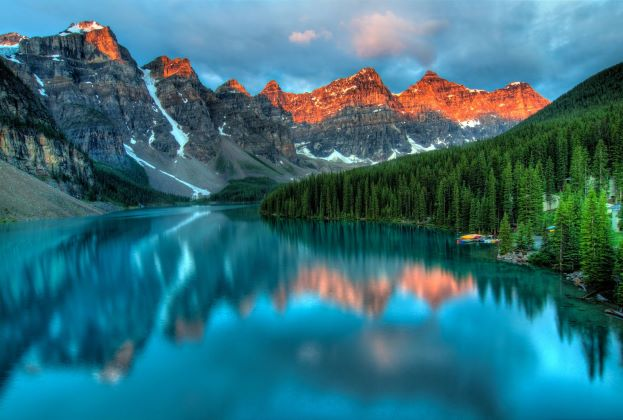
#> input picture Photos/nature.jpg, 623 x 420 px
$ python 'Color channels.py'
#> lines starting #> are read from the running program, lines starting #| are printed output that depends on the picture
'''
Open-cv allows us to split the image into separate channels.
In this we will split the image into 3 channels.
'''

import cv2 as cv
import numpy as np

img = cv.imread("./Photos/nature.jpg")
#> img is the input picture: shape (420, 623, 3); mean B, G, R 122.6, 110.9, 52.2
cv.imshow('Nature', img)

blank = np.zeros(img.shape[:2], dtype='uint8')

b, g, r = cv.split(img)
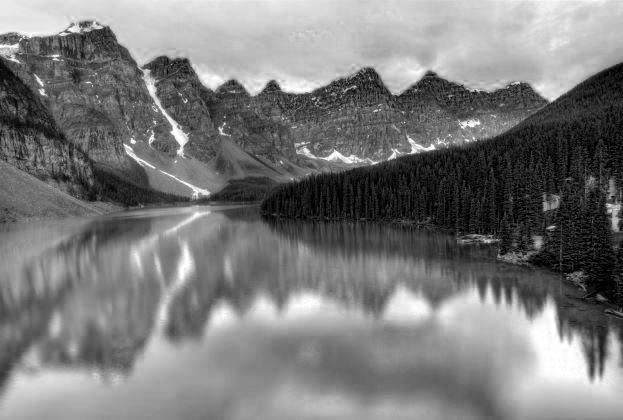
#> b: shape (420, 623); min 0, max 255, mean 122.6
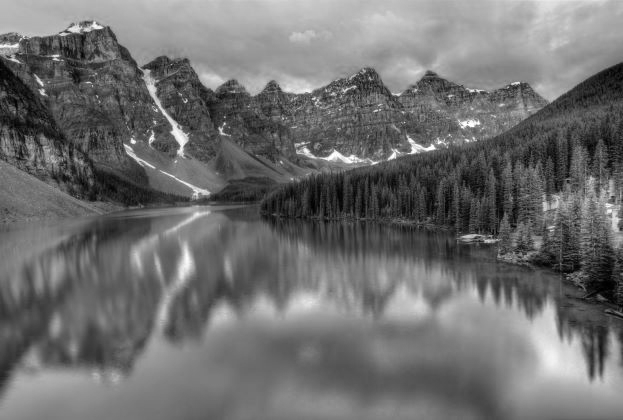
#> g: shape (420, 623); min 0, max 255, mean 110.9
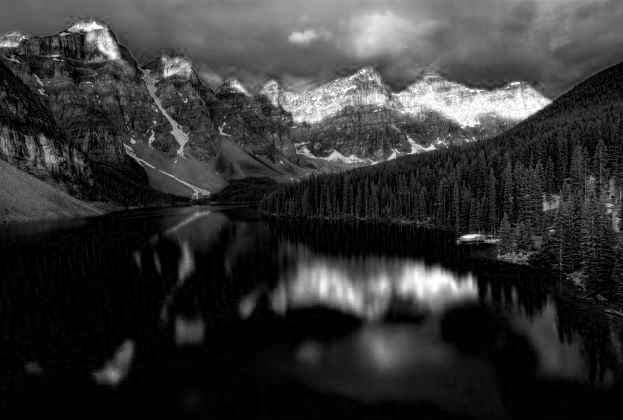
#> r: shape (420, 623); min 0, max 255, mean 52.2

blue = cv.merge([b, blank, blank])
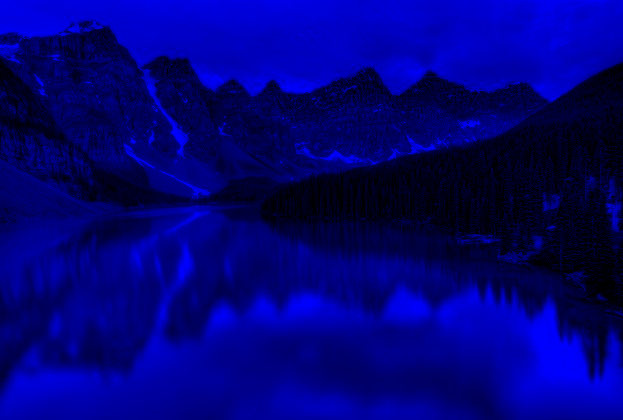
#> blue: shape (420, 623, 3); mean of channels 0, 1, 2 122.6, 0, 0; drawn as B, G, R
green = cv.merge([blank, g, blank])
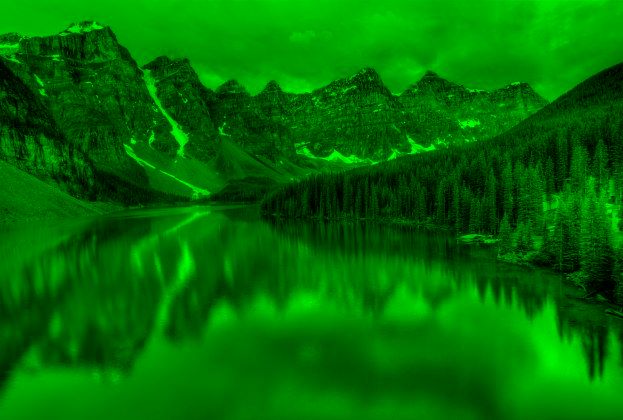
#> green: shape (420, 623, 3); mean of channels 0, 1, 2 0, 110.9, 0; drawn as B, G, R
red = cv.merge([blank, blank, r])
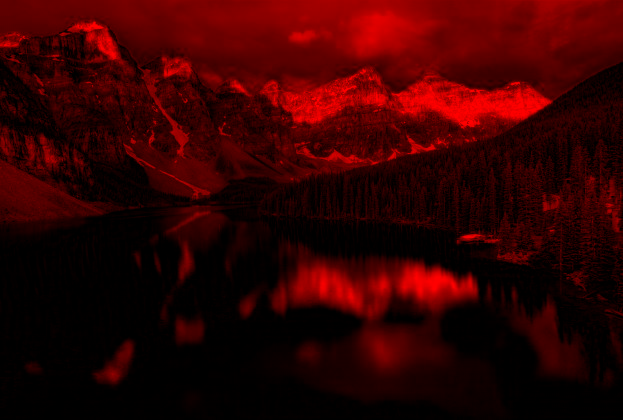
#> red: shape (420, 623, 3); mean of channels 0, 1, 2 0, 0, 52.2; drawn as B, G, R

cv.imshow('Blue', blue)
cv.imshow('Green', green)
cv.imshow('Red', red)

# cv.imshow('Blue', b)
# cv.imshow('Green', g)
# cv.imshow('Red', r)

print(img.shape)
#| (420, 623, 3)
print(b.shape)
#| (420, 623)
print(g.shape)
#| (420, 623)
print(r.shape)
#| (420, 623)

merged = cv.merge([b, g, r])
cv.imshow('Merged', merged)

cv.waitKey(0)

$ run again, with Photos/Cat.jpg copied over Photos/nature.jpg
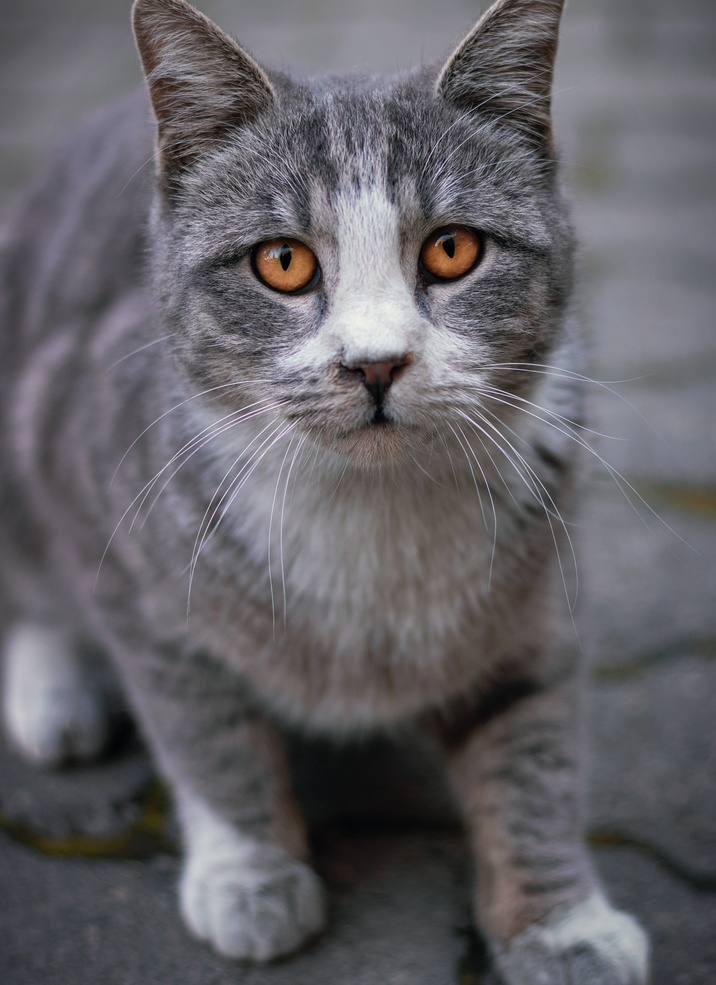
#> input picture Photos/Cat.jpg, 716 x 985 px, shrunk from 3568 x 4909 before the run
#> img is the input picture: shape (985, 716, 3); mean B, G, R 102, 97.3, 99.3
#> `green = cv.merge([blank, g, blank])`:
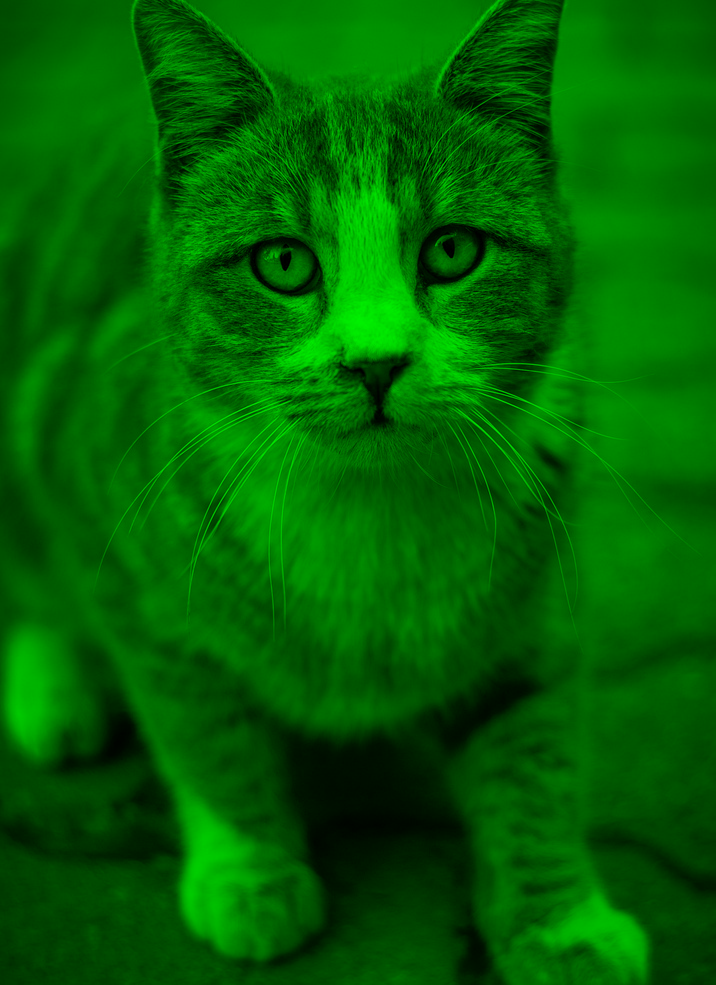
#> green: shape (985, 716, 3); mean of channels 0, 1, 2 0, 97.3, 0; drawn as B, G, R
#> `red = cv.merge([blank, blank, r])`:
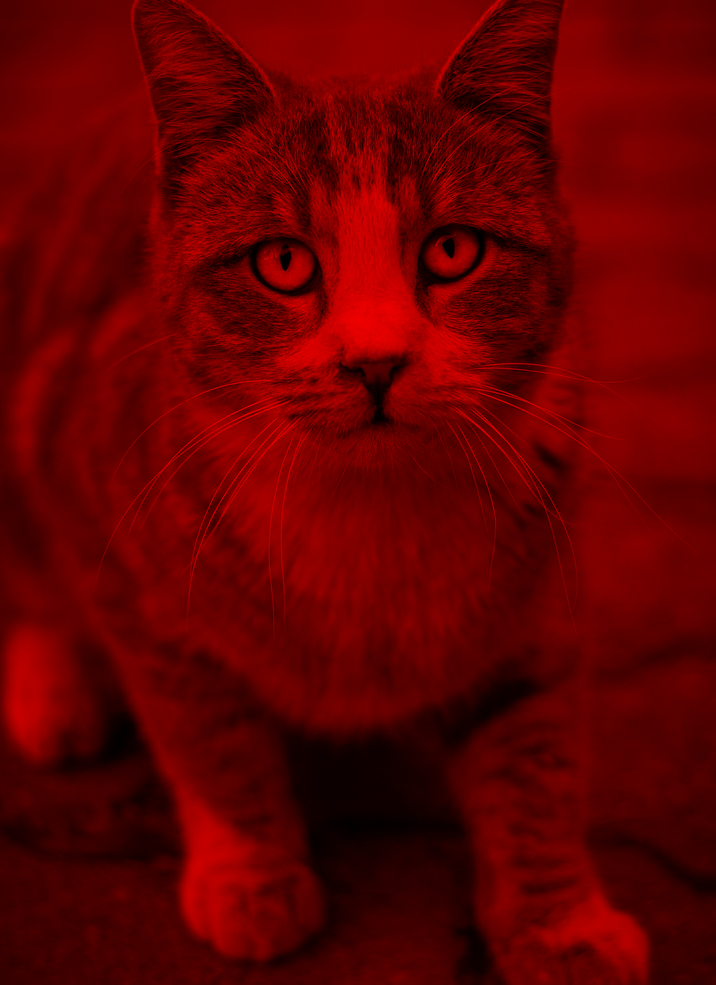
#> red: shape (985, 716, 3); mean of channels 0, 1, 2 0, 0, 99.3; drawn as B, G, R
#| (985, 716, 3)
#| (985, 716)
#| (985, 716)
#| (985, 716)

$ run again, with Photos/Dog.jpg copied over Photos/nature.jpg
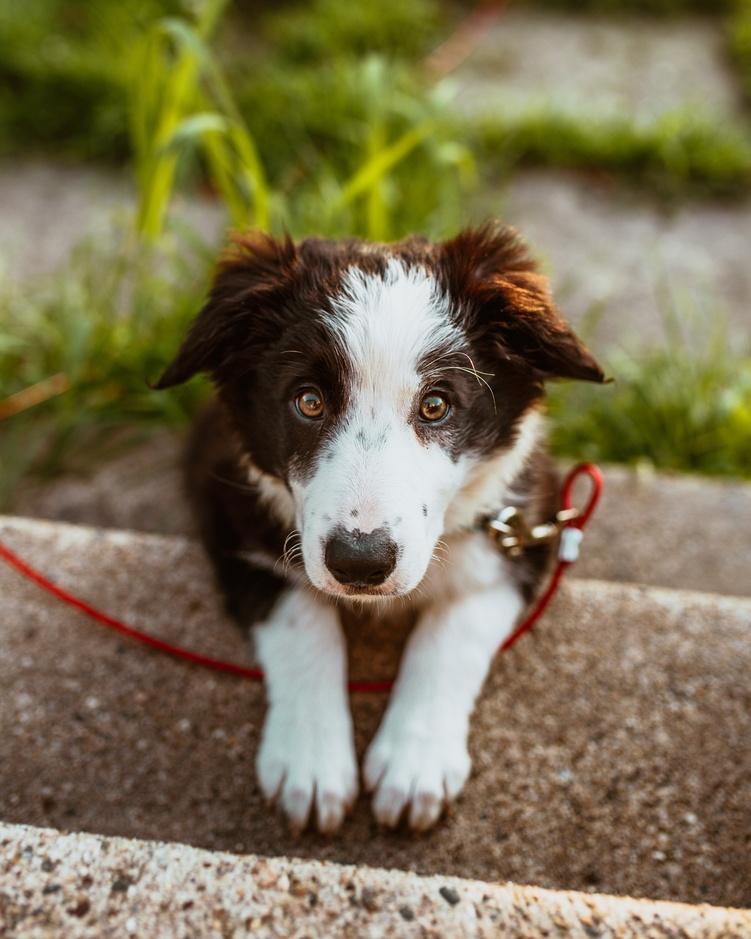
#> input picture Photos/Dog.jpg, 751 x 939 px, shrunk from 3284 x 4105 before the run
#> img is the input picture: shape (939, 751, 3); mean B, G, R 82.6, 113, 123.6
#> `green = cv.merge([blank, g, blank])`:
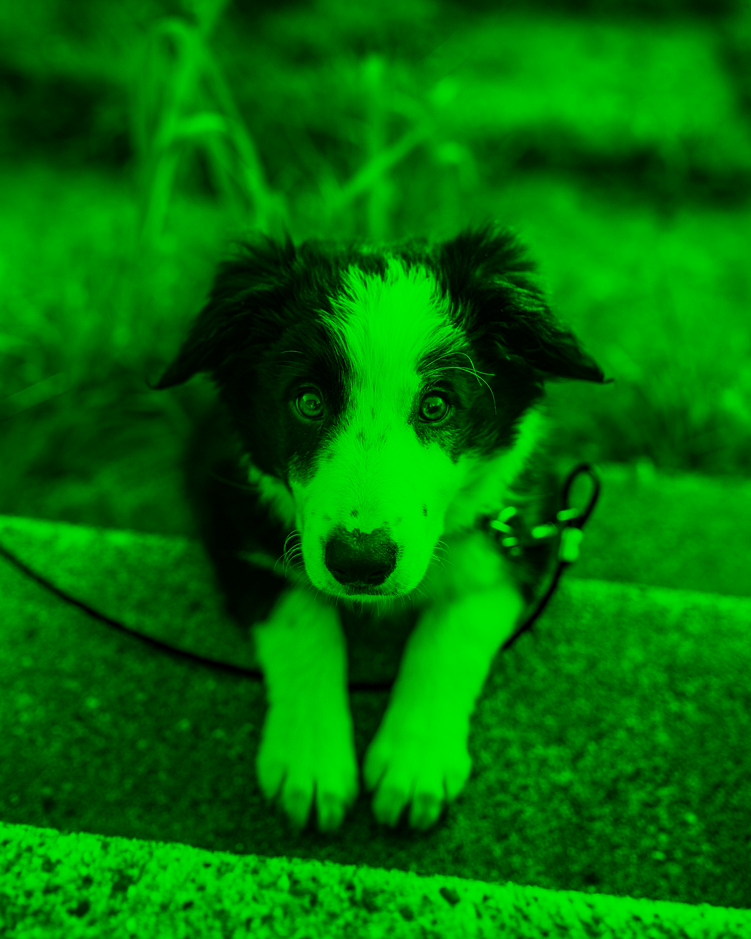
#> green: shape (939, 751, 3); mean of channels 0, 1, 2 0, 113, 0; drawn as B, G, R
#> `red = cv.merge([blank, blank, r])`:
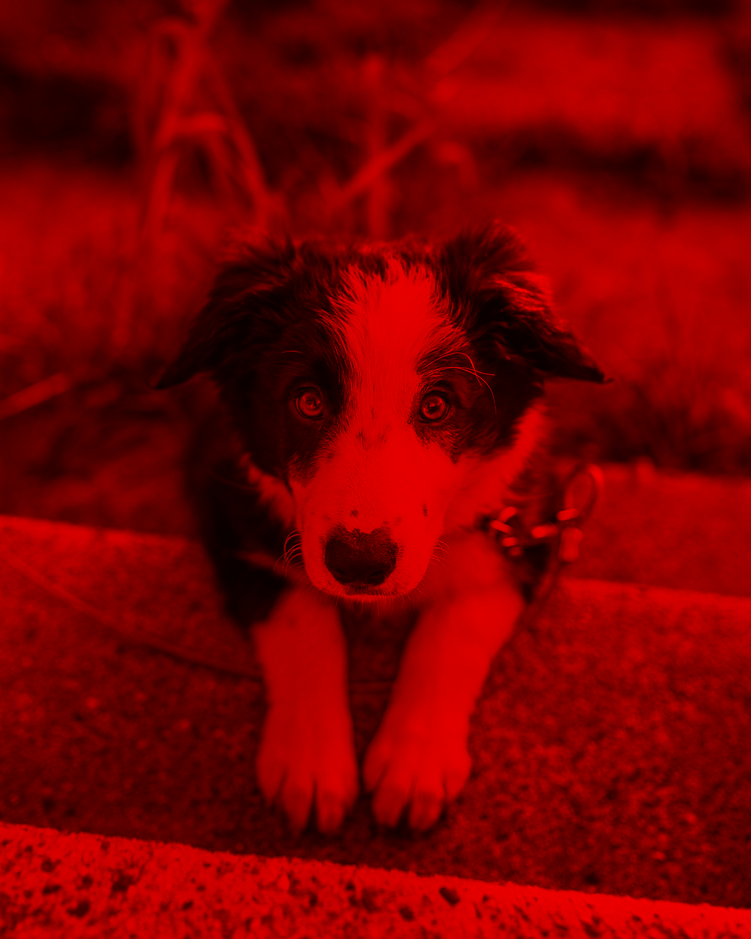
#> red: shape (939, 751, 3); mean of channels 0, 1, 2 0, 0, 123.6; drawn as B, G, R
#| (939, 751, 3)
#| (939, 751)
#| (939, 751)
#| (939, 751)
